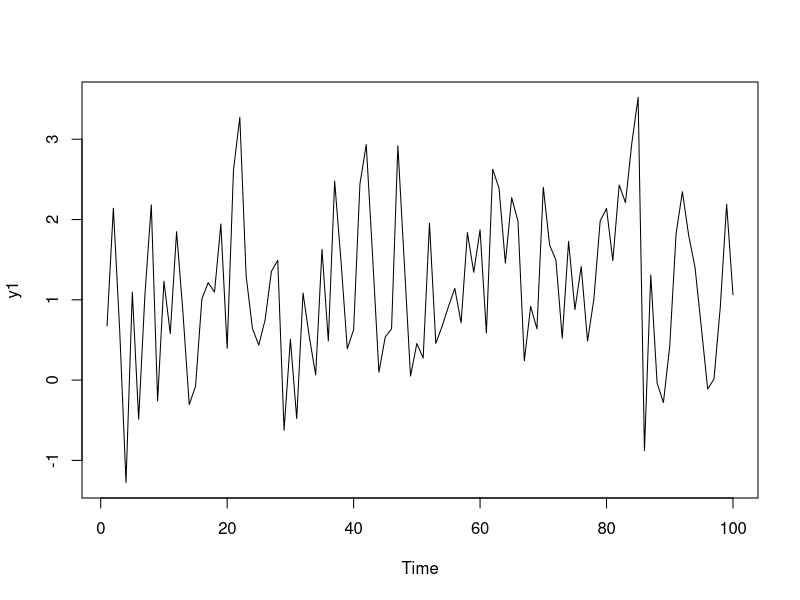
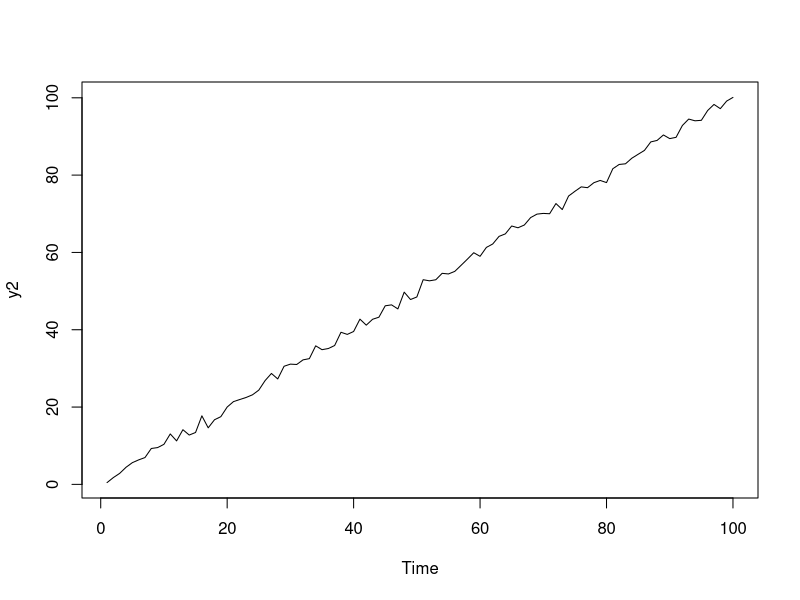
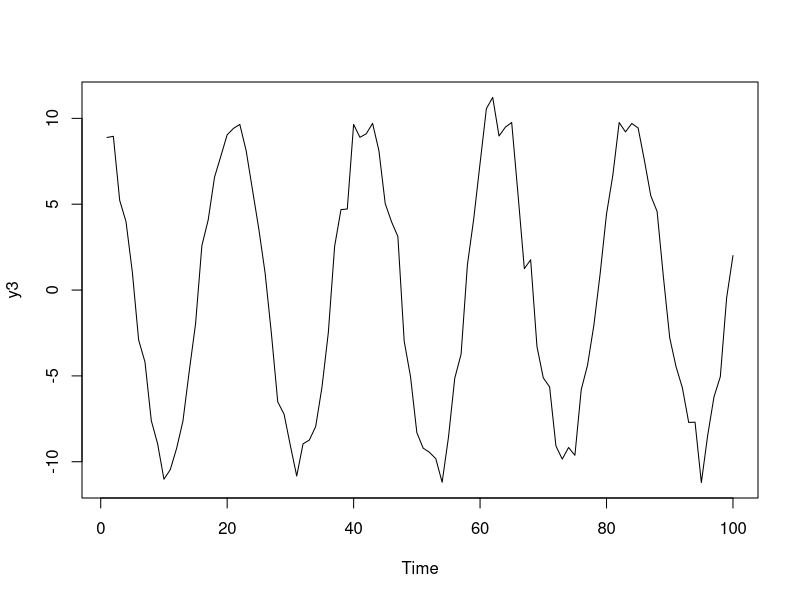
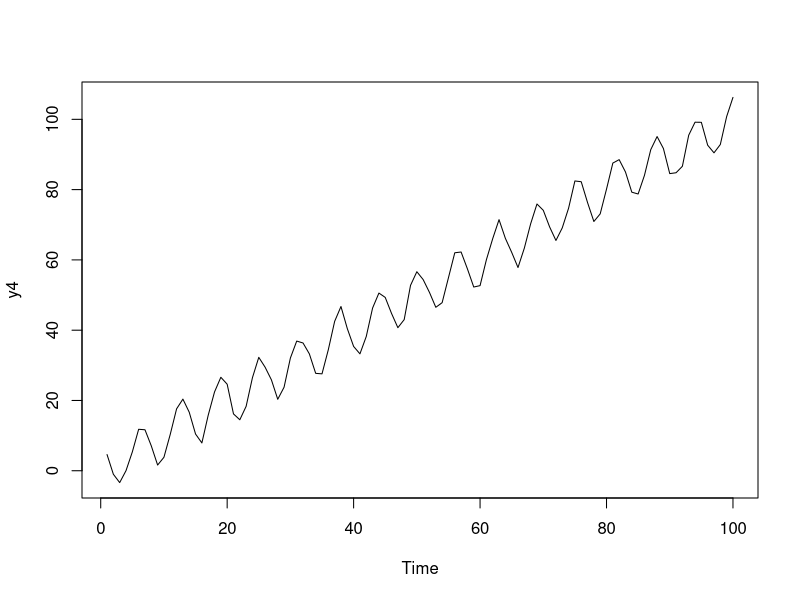
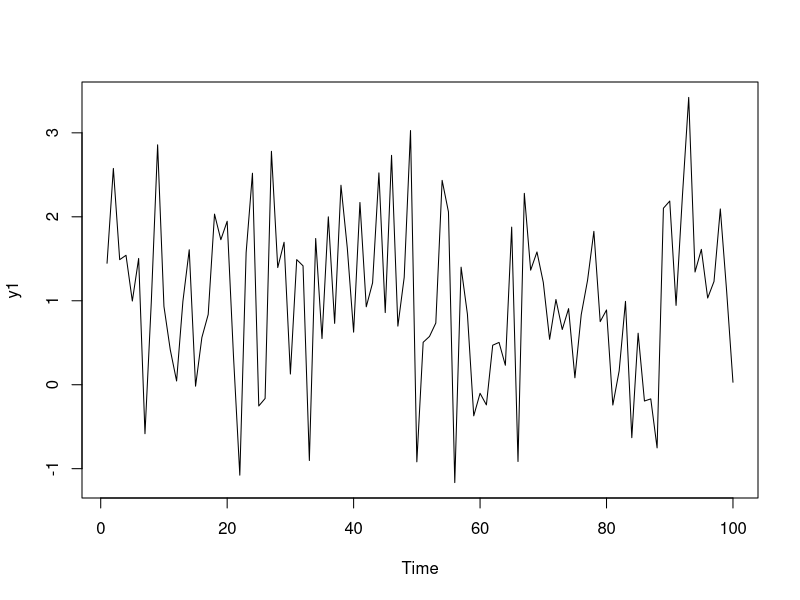
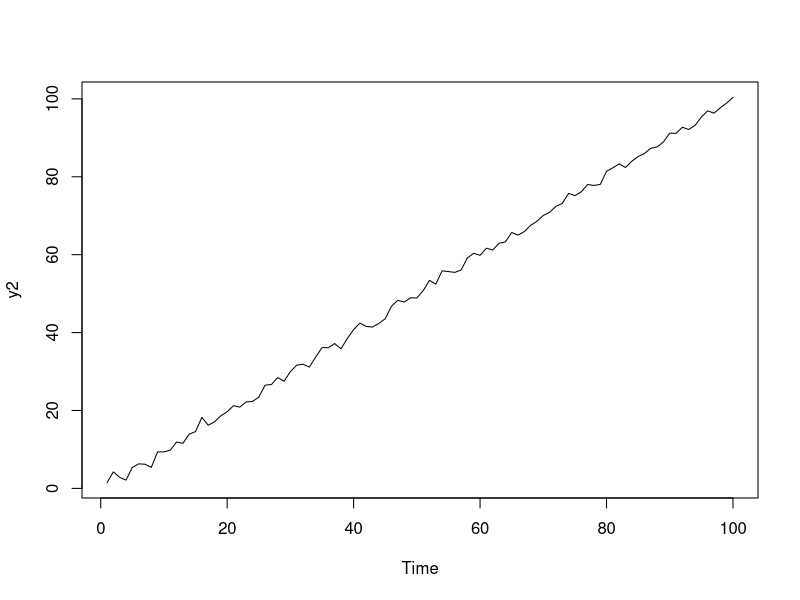
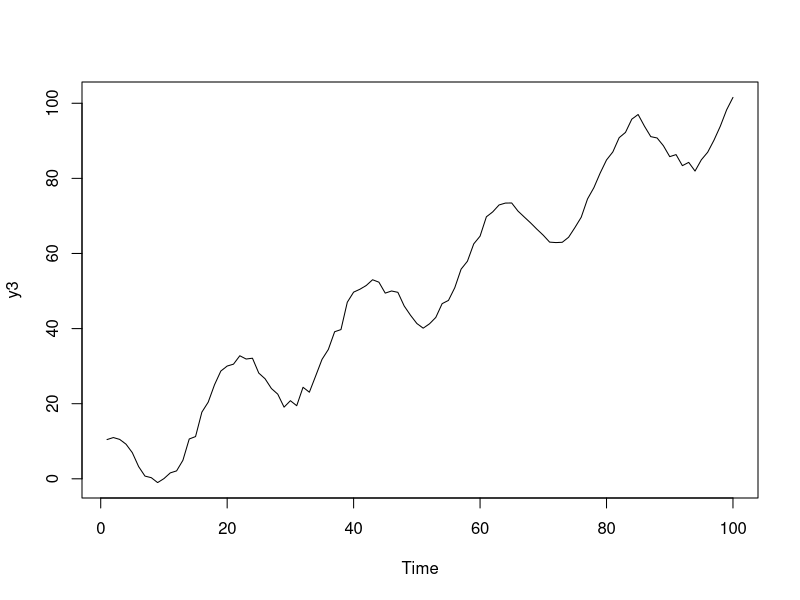
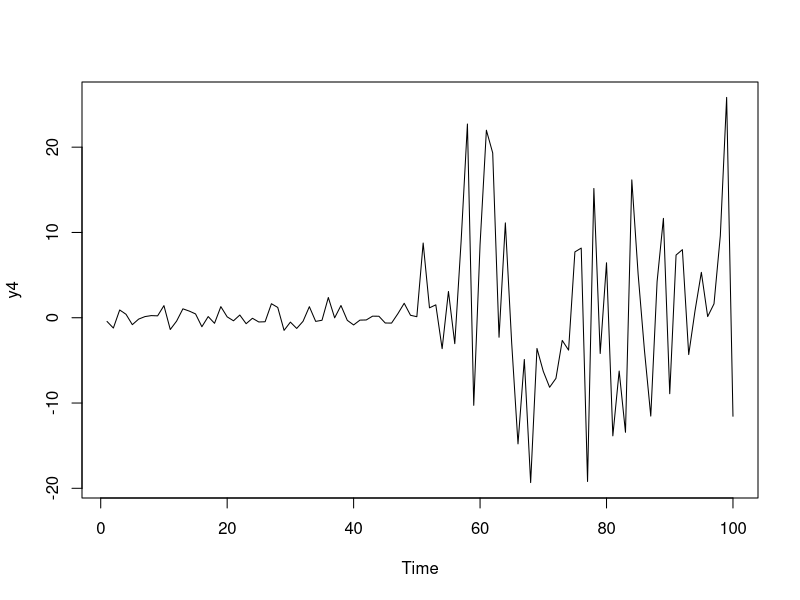

These figures' R source, in order:
## ---- chunk 1
knitr::opts_chunk$set(echo = FALSE, message = FALSE, warning = FALSE)
## ---- chunk 2
y1 = ts(1 + rnorm(100, sd = 1))
y2 = ts(c(1:100)+rnorm(100, sd = 1))
y3 = ts(10*cos(.3*c(1:100))+rnorm(100, sd = 1))
y4 = ts(c(1:100)+ 7*cos(c(1:100))+rnorm(100, sd = 1))

plot(y1)
plot(y2)
plot(y3)
plot(y4)
## ---- chunk 3
y1 = ts(1 + rnorm(100, sd = 1))
y2 = ts(c(1:100)+rnorm(100, sd = 1))
y3 = ts(c(1:100)+10*cos(.3*c(1:100))+rnorm(100, sd = 1))
y4 = ts(c(rnorm(50), rnorm(50, sd =10)))

plot(y1)
plot(y2)
plot(y3)
plot(y4)
## ---- chunk 4
set.seed(2024)
y1 = ts(1 + rnorm(100, sd = 1))
y2 = ts(c(1:100)+rnorm(100, sd = 1))
y3 = ts(-c(1:100)+10*cos(.3*c(1:100))+rnorm(100, sd = 1))
y4 = arima.sim(list(order=c(1,0,0), ar=c(.6)), n=100)
y5 = ts(5*cos(c(1:100))+ rnorm(100))
  
acf(y1)
acf(y2)
acf(y3)
acf(y4)
acf(y5)
